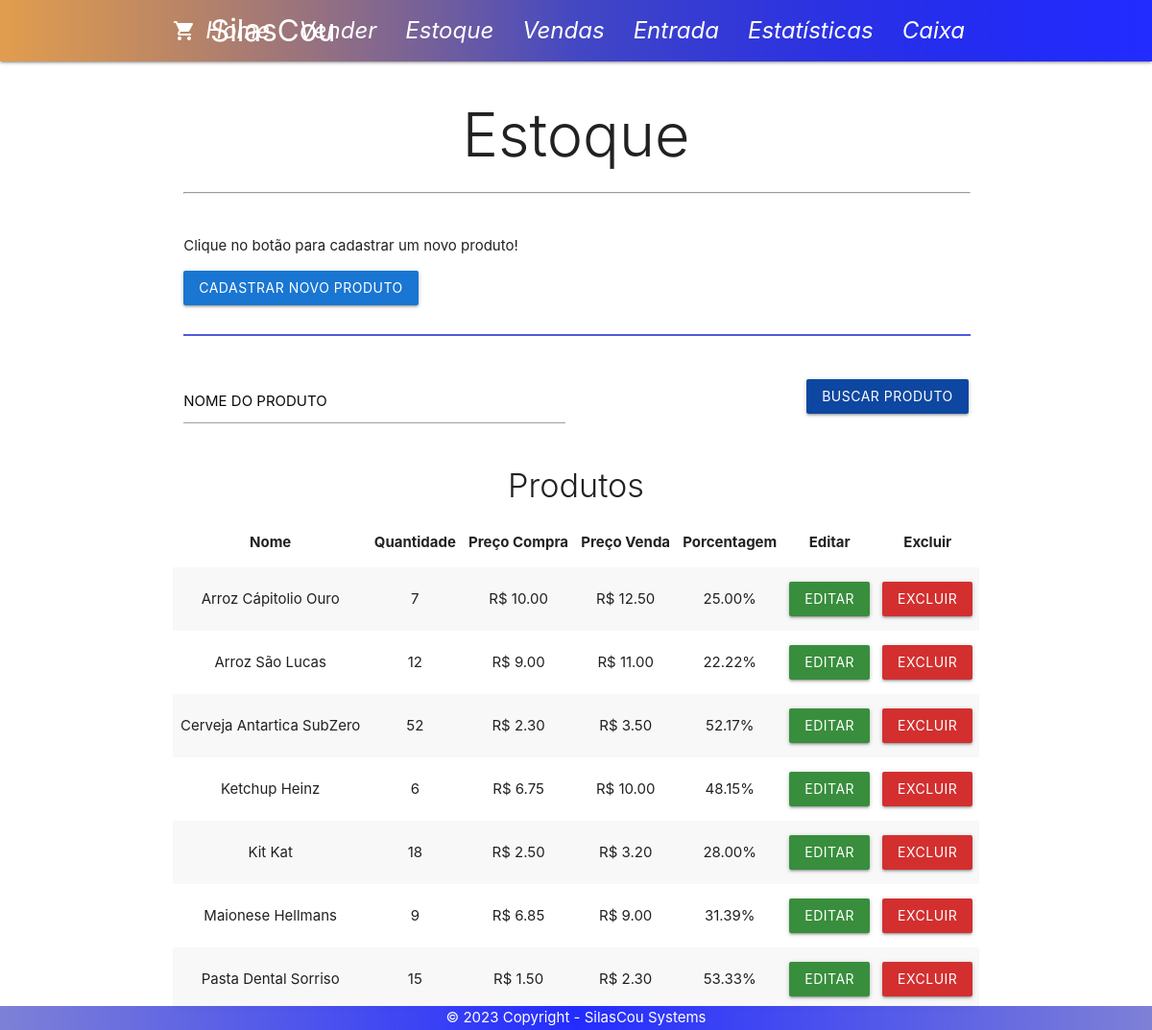
/estoque.php, run on the app's committed database.
### tables this page shows
CREATE TABLE `produto` (
  `id` int(11) NOT NULL AUTO_INCREMENT,
  `nome` varchar(64) NOT NULL,
  `preco_compra` double NOT NULL,
  `preco_venda` double NOT NULL,
  `porcentagem` float DEFAULT NULL,
  `qtd_estoque` float DEFAULT NULL,
  PRIMARY KEY (`id`)
);

### controllers/estoqueController.php (called while the page is built, shortened)
<?php
$produto = new Produto;
$produtos = $produto->BuscaPorOrdemAlfabetica();
function FormatToMoney($e){
    $e = number_format($e, 2);
    return "R$ ".$e;
}
function FormatPorcentagem($e){
    $e = number_format($e, 2);
    return $e."%";
}
?>

### models/database/connection.php (called while the page is built)
<?php
function connect() {
    $username = 'root';
    $password = '';
    $pdo = new PDO('mysql:host=localhost;dbname=lojasilascou;charset=utf8', $username, $password);
    $pdo->setAttribute(PDO::ATTR_ERRMODE, PDO::ERRMODE_EXCEPTION);
    $pdo->setAttribute(PDO::ATTR_DEFAULT_FETCH_MODE, PDO::FETCH_OBJ);
    return $pdo;
}
?>

### models/database/classes.php (called while the page is built, shortened)
<?php
class Produto extends Model{
    protected $table = "produto";
    public function BuscaPorOrdemAlfabetica(){
        $sql = "select * from $this->table order by nome";
        $list = connect()->prepare($sql);
        $list->execute();
        return $list->fetchAll();
    }
}

### estoque.php (the view, shortened to what this page needs)
<?php
    require 'controllers/estoqueController.php';
    require 'components/header.php';
?>
<div class="row container">
    <div class="col s12">
        <h1 class="light center">Estoque</h1>
        <hr class="hr-custom">
    </div>
</div>
<div class="row container">
    <div class="col s12">
        <p>Clique no botão para cadastrar um novo produto!</p>
        <a href="cadastra_produto.php" class="btn blue darken-2">cadastrar novo Produto</a>
    </div>
</div>
<div class="row container">
    <div class="col s12">
        <hr class="hr-custom2">
    </div>
</div>
<div class="row container">
    <form action="" method="post">
        <div class="input-field col s6">
            <input type="text" name="produto" id="produto" >
            <label for="produto">Nome do Produto</label>
        </div>
        <div class="input-field col s6">
            <button type="submit" class="btn blue darken-4 right" name="busca_produto">Buscar Produto</button>
        </div>
    </form>
</div>
<div class="row container">
    <div class="co s12">
        <h4 class="light center">Produtos</h4>
    </div>
    <div class="co s12">
        <table class="striped centered">
            <thead>
                <tr>
                    <th>Nome</th>
                    <th>Quantidade</th>
                    <th>Preço Compra</th>
                    <th>Preço Venda</th>
                    <th>Porcentagem</th>
                    <th>Editar</th>
                    <th>Excluir</th>
                </tr>
            </thead>
            <tbody>
                <?php foreach($produtos as $e):?>
                    <tr>
                        <td><?php echo $e->nome;?></td>
                        <td><?php echo $e->qtd_estoque;?></td>
                        <td><?php echo FormatToMoney($e->preco_compra);?></td>
                        <td><?php echo FormatToMoney($e->preco_venda);?></td>
                        <td><?php echo FormatPorcentagem($e->porcentagem);?></td>
                        <td><a href="edita_produto.php?id=<?php echo $e->id;?>" class="btn green darken-2">Editar</a></td>
                        <td><a href="functions/excluir_produto.php?id=<?php echo $e->id;?>" class="btn red darken-2">Excluir</a></td>
                    </tr>
                <?php endforeach;?>
            </tbody>
        </table>
    </div>
</div>
<?php require 'components/footer.php';?>

### components/header.php (shortened to what this page needs)
<!DOCTYPE html>
<html lang="pt-br">
<head>
    <link rel="stylesheet" href="css/materialize.min.css">
    <link rel="stylesheet" href="css/style.css">
    <link href="//netdna.bootstrapcdn.com/font-awesome/3.2.1/css/font-awesome.css" rel="stylesheet">
    <link rel="stylesheet" href="path/to/font-awesome/css/font-awesome.min.css">
    <link rel="stylesheet" href="sweetalert2/dist/sweetalert2.min.css">
    <link rel="stylesheet" href="css/styleSilas.css">
</head>
<body>
    <div class="navbar-fixed nav-bg col s12">
        <nav class="nav-bg">
        <div class="nav-wrapper container">
            <a href="index.php" class="brand-logo"><i class="material-icons">local_grocery_store</i>SilasCou</a>
            <ul class="right hide-on-med-and-down">
            <ul class="right hide-on-med-and-down">
                <li><a href="index.php"><i class="icon-home icon-1x" > Home</i></a></li>
                <li><a href="vender_produto.php"> <i class="icon-shopping-cart icon-1x">  Vender</i></a></li>
                <li><a href="estoque.php"><i class="icon-list-ol icon-1x"> Estoque</i></a></li>
                <li><a href="vendas.php"><i class="icon-truck icon-1x"> Vendas</i></a></li>
                <li><a href="entrada.php"><i class="icon-download-alt icon-1x"> Entrada</i></a></li>
                <li><a href="estatisticas.php"><i class="icon-bar-chart icon-1x"> Estatísticas</i></a></li>
                <li><a href="caixa.php"><i class="icon-money icon-1x"> Caixa</i></a></li>
            </ul>
        </div>
        </nav>
    </div>

### components/footer.php (shortened to what this page needs)
<link rel="stylesheet" type="text/css" href="../css/style.css" />
<footer class="footer2">
        <div class="footer-copyright">
            <div class="container">
            <p class="minhasCor">© <?php echo date('Y'); ?> Copyright - SilasCou Systems</p>
            </div>
        </div>
    </footer>
    </body>
</html>

### css/style.css (style rules this page uses)
.nav-bg { background: linear-gradient(to right, #e19d4f, #1419b48c, #232CFF); }
.footer2 { background: linear-gradient(to right, #1419b48c, #232CFF, #1419b48c); width: 100%; height: 25px; position: fixed; bottom: 0; }
.minhasCor { color: white; text-align: center; margin-top: 1px; margin-bottom: 1px; }
.hr-custom { width: 100%; margin-top: 0%; }
.hr-custom2 { border: 1px solid #4F5AE1; width: 100%; margin: 10px 0; }
.input-field label { color: #0a0a0a !important; text-transform: uppercase; }

### data on the page
produto: nome "Arroz Cápitolio Ouro", qtd_estoque "7", preco_compra "R$ 10.00", preco_venda "R$ 12.50", porcentagem "25.00%"
produto: nome "Arroz São Lucas", qtd_estoque "12", preco_compra "R$ 9.00", preco_venda "R$ 11.00", porcentagem "22.22%"
produto: nome "Cerveja Antartica SubZero", qtd_estoque "52", preco_compra "R$ 2.30", preco_venda "R$ 3.50", porcentagem "52.17%"
produto: nome "Ketchup Heinz", qtd_estoque "6", preco_compra "R$ 6.75", preco_venda "R$ 10.00", porcentagem "48.15%"
produto: nome "Kit Kat", qtd_estoque "18", preco_compra "R$ 2.50", preco_venda "R$ 3.20", porcentagem "28.00%"
produto: nome "Maionese Hellmans", qtd_estoque "9", preco_compra "R$ 6.85", preco_venda "R$ 9.00", porcentagem "31.39%"
produto: nome "Pasta Dental Sorriso", qtd_estoque "15", preco_compra "R$ 1.50", preco_venda "R$ 2.30", porcentagem "53.33%"
